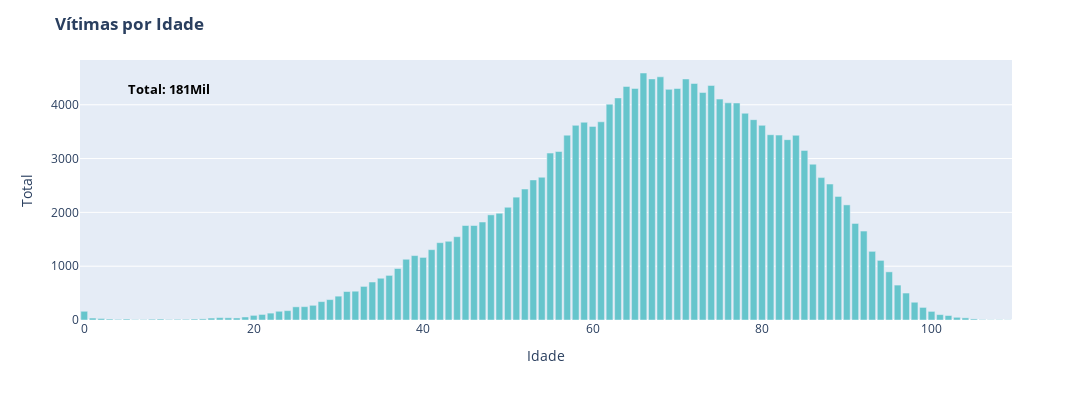

This figure's notebook cell:
### Code cell
graph_age_death = px.bar(
    age_graph_data, y='Total', x='Idade',
    color_discrete_sequence=px.colors.qualitative.Pastel
)
graph_age_death.update_traces(textfont_size=15)
graph_age_death.update_layout(
    width=1500,
    height=400,
    title=dict(text='<b>Vítimas por Idade<b>')
)
total = np.sum(age_graph_data['Total'])
graph_age_death.add_annotation(
    x=10,
    y=4300,
    text=f'<b>Total: {((total)/1000):.0f}Mil<b>',
    font=dict(color='black', size=13),
    showarrow=False
)
graph_age_death

### Figure 1 — Plotly figure (JSON) as saved in the notebook; plotly's stock layout.template omitted (floating-point values rounded to 4 significant figures)
{"data": [{"alignmentgroup": "True", "hovertemplate": "Idade=%{x}<br>Total=%{y}<extra></extra>", "legendgroup": "", "marker": {"color": "rgb(102, 197, 204)", "pattern": {"shape": ""}}, "name": "", "offsetgroup": "", "orientation": "v", "showlegend": false, "textfont": {"size": 15}, "textposition": "auto", "type": "bar", "x": [0, 1, 2, 3, 4, 5, 6, 7, 8, 9, 10, 11, 12, 13, 14, 15, 16, 17, 18, 19, 20, 21, 22, 23, 24, 25, 26, 27, 28, 29, 30, 31, 32, 33, 34, 35, 36, 37, 38, 39, 40, 41, 42, 43, 44, 45, 46, 47, 48, 49, 50, 51, 52, 53, 54, 55, 56, 57, 58, 59, 60, 61, 62, 63, 64, 65, 66, 67, 68, 69, 70, 71, 72, 73, 74, 75, 76, 77, 78, 79, 80, 81, 82, 83, 84, 85, 86, 87, 88, 89, 90, 91, 92, 93, 94, 95, 96, 97, 98, 99, 100, 101, 102, 103, 104, 105, 106, 107, 108, 109], "xaxis": "x", "y": [162, 36, 28, 18, 12, 18, 8, 9, 15, 18, 10, 13, 13, 18, 21, 36, 44, 41, 38, 56, 86, 103, 128, 162, 174, 245, 248, 273, 342, 379, 443, 529, 535, 624, 706, 776, 829, 957, 1129, 1197, 1163, 1307, 1437, 1463, 1548, 1756, 1756, 1821, 1954, 1984, 2095, 2283, 2434, 2603, 2653, 3102, 3131, 3435, 3617, 3675, 3598, 3683, 4011, 4127, 4340, 4303, 4590, 4480, 4519, 4286, 4302, 4479, 4395, 4227, 4358, 4105, 4036, 4033, 3842, 3723, 3617, 3443, 3436, 3351, 3432, 3152, 2895, 2646, 2527, 2296, 2139, 1794, 1653, 1276, 1108, 895, 649, 501, 330, 234, 160, 100, 83, 50, 40, 20, 8, 5, 6, 4], "yaxis": "y"}], "layout": {"annotations": [{"font": {"color": "black", "size": 13}, "showarrow": false, "text": "<b>Total: 181Mil<b>", "x": 10, "y": 4300}], "barmode": "relative", "height": 400, "legend": {"tracegroupgap": 0}, "margin": {"t": 60}, "title": {"text": "<b>Vítimas por Idade<b>"}, "width": 1500, "xaxis": {"anchor": "y", "domain": [0, 1], "title": {"text": "Idade"}}, "yaxis": {"anchor": "x", "domain": [0, 1], "title": {"text": "Total"}}}}
